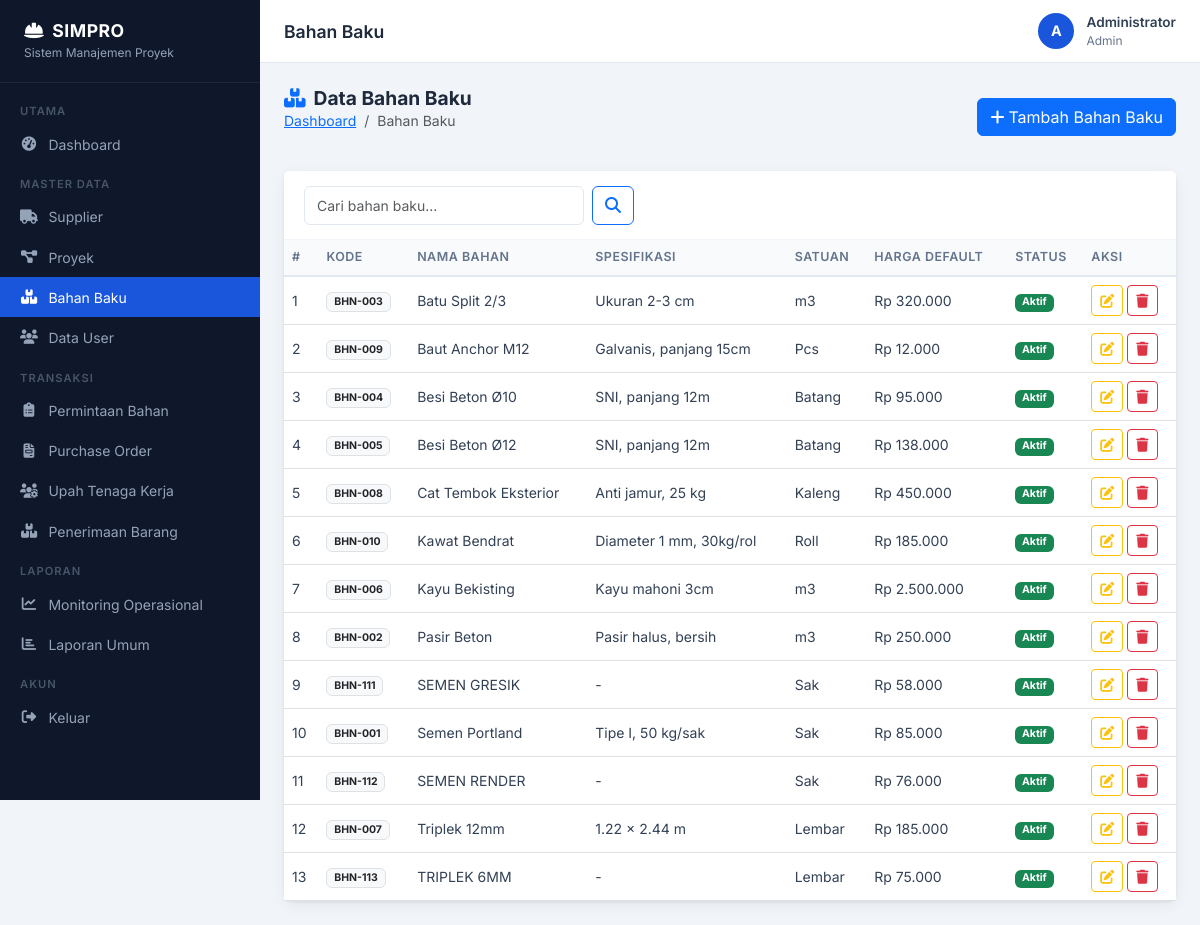
The page /bahan_baku/index.php (signed in) on the database its author committed.
### tables this page shows
CREATE TABLE `bahan_baku` (
  `id_bahan` int NOT NULL,
  `kode_bahan` varchar(30) NOT NULL,
  `nama_bahan` varchar(150) NOT NULL,
  `spesifikasi` text,
  `satuan` varchar(20) NOT NULL,
  `harga_default` decimal(15,2) NOT NULL DEFAULT '0.00',
  `status` enum('aktif','nonaktif') NOT NULL DEFAULT 'aktif',
  `created_at` timestamp NULL DEFAULT CURRENT_TIMESTAMP
);

### config/koneksi.php (called while the page is built, shortened)
<?php
function e($str) {
    return htmlspecialchars($str ?? '', ENT_QUOTES, 'UTF-8');
}
function rupiah($angka) {
    return 'Rp ' . number_format($angka, 0, ',', '.');
}

### bahan_baku/index.php (the view, shortened to what this page needs)
<?php
require_once '../config/koneksi.php';
$search = trim($_GET['search']??'');
$sql    = $search
    ? "SELECT * FROM bahan_baku WHERE nama_bahan LIKE ? OR kode_bahan LIKE ? ORDER BY nama_bahan"
    : "SELECT * FROM bahan_baku ORDER BY nama_bahan";
$result = $search ? db_query($koneksi,$sql,'ss',["%$search%","%$search%"]) : mysqli_query($koneksi,$sql);
require_once '../template/header.php';
?>
<div class="page-header d-flex justify-content-between align-items-center">
    <div>
        <h4><i class="fas fa-boxes me-2 text-primary"></i>Data Bahan Baku</h4>
        <nav aria-label="breadcrumb"><ol class="breadcrumb small">
            <li class="breadcrumb-item"><a href="../dashboard/index.php">Dashboard</a></li>
            <li class="breadcrumb-item active">Bahan Baku</li>
        </ol></nav>
    </div>
    <a href="tambah.php" class="btn btn-primary"><i class="fas fa-plus me-1"></i>Tambah Bahan Baku</a>
</div>
<div class="card table-card">
    <div class="card-header">
        <form class="d-flex gap-2" method="GET">
            <input type="text" name="search" class="form-control" placeholder="Cari bahan baku..." value="<?= e($search) ?>" style="max-width:280px">
            <button class="btn btn-outline-primary"><i class="fas fa-search"></i></button>
        </form>
    </div>
    <div class="table-responsive">
        <table class="table table-hover mb-0">
            <thead><tr><th>#</th><th>Kode</th><th>Nama Bahan</th><th>Spesifikasi</th><th>Satuan</th><th>Harga Default</th><th>Status</th><th>Aksi</th></tr></thead>
            <tbody>
            <?php $no=1; if(mysqli_num_rows($result)==0): ?>
            <tr><td colspan="8" class="text-center py-4 text-muted">Tidak ada data</td></tr>
            <?php else: while($row=mysqli_fetch_assoc($result)): ?>
            <tr>
                <td><?= $no++ ?></td>
                <td><span class="badge bg-light text-dark border"><?= e($row['kode_bahan']) ?></span></td>
                <td class="fw-600"><?= e($row['nama_bahan']) ?></td>
                <td><?= e($row['spesifikasi']) ?: '-' ?></td>
                <td><?= e($row['satuan']) ?></td>
                <td><?= rupiah($row['harga_default']) ?></td>
                <td><span class="badge bg-<?= $row['status']==='aktif'?'success':'secondary' ?>"><?= ucfirst($row['status']) ?></span></td>
                <td>
                    <a href="edit.php?id=<?= $row['id_bahan'] ?>" class="btn btn-sm btn-outline-warning"><i class="fas fa-edit"></i></a>
                    <a href="?hapus=<?= $row['id_bahan'] ?>" class="btn btn-sm btn-outline-danger btn-delete-confirm"><i class="fas fa-trash"></i></a>
                </td>
            </tr>
            <?php endwhile; endif; ?>
            </tbody>
        </table>
    </div>
</div>
<?php require_once '../template/footer.php'; ?>

### assets/css/style.css (style rules this page uses)
:root { --primary: #1a56db; --primary-dark: #1341b0; --primary-light: #e8f0fe; --secondary: #6c757d; --success: #0f9d58; --warning: #f4b400; --danger: #db4437; --info: #4285f4; --dark: #1e293b; --sidebar-bg: #0f172a; --sidebar-text: #94a3b8; --sidebar-hover: #1e293b; --sidebar-active:#1a56db; --body-bg: #f1f5f9; --card-shadow: 0 1px 3px rgba(0,0,0,.08), 0 4px 16px rgba(0,0,0,.06); --radius: .5rem; }
* { box-sizing: border-box; }
body { font-family: 'Inter', sans-serif; background: var(--body-bg); color: #334155; font-size: 14px; }
.card { border: none; border-radius: var(--radius); box-shadow: var(--card-shadow); }
.card-header { background: #fff; border-bottom: 1px solid #f1f5f9; font-weight: 600; color: var(--dark); padding: .9rem 1.25rem; }
.table-card .table th { background: #f8fafc; color: #64748b; font-size: .78rem; font-weight: 600; text-transform: uppercase; letter-spacing: .5px; border-bottom: 2px solid #e2e8f0; }
.table-card .table td { vertical-align: middle; color: #334155; }
.page-header { margin-bottom: 1.5rem; }
.page-header h4 { font-size: 1.2rem; font-weight: 700; color: var(--dark); margin: 0; }
.form-control, .form-select { border: 1px solid #e2e8f0; border-radius: .375rem; font-size: .875rem; padding: .5rem .75rem; }

### rows shown on the page
bahan_baku: kode_bahan "BHN-003", nama_bahan "Batu Split 2/3", spesifikasi "Ukuran 2-3 cm", satuan "m3", harga_default "Rp 320.000", status "Aktif"
bahan_baku: kode_bahan "BHN-009", nama_bahan "Baut Anchor M12", spesifikasi "Galvanis, panjang 15cm", satuan "Pcs", harga_default "Rp 12.000", status "Aktif"
bahan_baku: kode_bahan "BHN-004", nama_bahan "Besi Beton Ø10", spesifikasi "SNI, panjang 12m", satuan "Batang", harga_default "Rp 95.000", status "Aktif"
bahan_baku: kode_bahan "BHN-005", nama_bahan "Besi Beton Ø12", spesifikasi "SNI, panjang 12m", satuan "Batang", harga_default "Rp 138.000", status "Aktif"
bahan_baku: kode_bahan "BHN-008", nama_bahan "Cat Tembok Eksterior", spesifikasi "Anti jamur, 25 kg", satuan "Kaleng", harga_default "Rp 450.000", status "Aktif"
bahan_baku: kode_bahan "BHN-010", nama_bahan "Kawat Bendrat", spesifikasi "Diameter 1 mm, 30kg/rol", satuan "Roll", harga_default "Rp 185.000", status "Aktif"
bahan_baku: kode_bahan "BHN-006", nama_bahan "Kayu Bekisting", spesifikasi "Kayu mahoni 3cm", satuan "m3", harga_default "Rp 2.500.000", status "Aktif"
bahan_baku: kode_bahan "BHN-002", nama_bahan "Pasir Beton", spesifikasi "Pasir halus, bersih", satuan "m3", harga_default "Rp 250.000", status "Aktif"
bahan_baku: kode_bahan "BHN-111", nama_bahan "SEMEN GRESIK", spesifikasi "-", satuan "Sak", harga_default "Rp 58.000", status "Aktif"
bahan_baku: kode_bahan "BHN-001", nama_bahan "Semen Portland", spesifikasi "Tipe I, 50 kg/sak", satuan "Sak", harga_default "Rp 85.000", status "Aktif"
bahan_baku: kode_bahan "BHN-112", nama_bahan "SEMEN RENDER", spesifikasi "-", satuan "Sak", harga_default "Rp 76.000", status "Aktif"
bahan_baku: kode_bahan "BHN-007", nama_bahan "Triplek 12mm", spesifikasi "1.22 x 2.44 m", satuan "Lembar", harga_default "Rp 185.000", status "Aktif"
bahan_baku: kode_bahan "BHN-113", nama_bahan "TRIPLEK 6MM", spesifikasi "-", satuan "Lembar", harga_default "Rp 75.000", status "Aktif"

### other values the page prints
$pageTitle "Bahan Baku"
substr($_SESSION['nama'] ?? 'U', 0, 1) "A"
$_SESSION['nama'] "Administrator"
$_SESSION['role'] "Admin"
